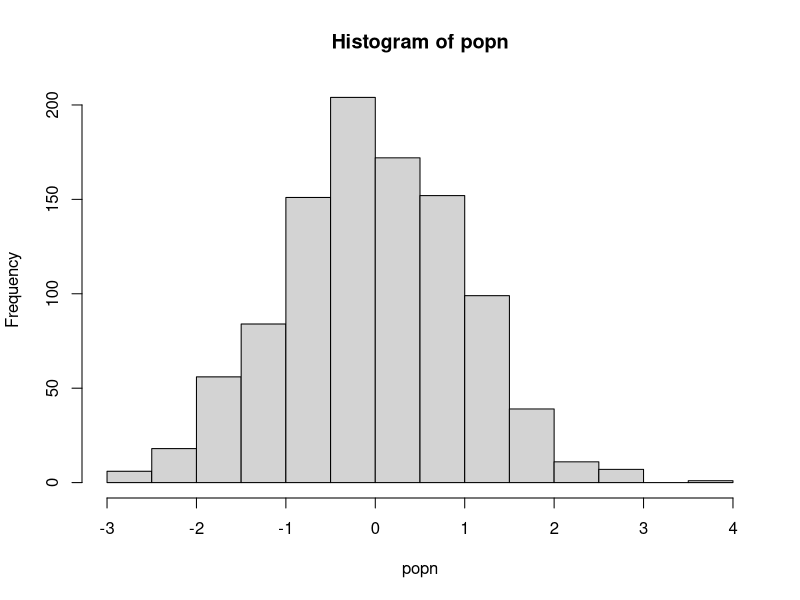

This chart was generated by the following R code:
##### Functions #####

## a function to take a sample of size n from a population "popn" and return its mean
myexperiment<-function(popn,n){
  pop_sample<-sample(popn,n,replace = F)
  return(mean(pop_sample))
}

## calculate means using a for loop without preallocation:
loopy_sample1<-function(popn,n,num){
  result1<-vector() ## initialize empty vector of size 1
  for(i in 1:num){
    result1<-c(result1,myexperiment(popn,n))
  }
  return(result1)
}

## to run "num" iterations of the experiment using a for loop on a vector with preallocation:
loopy_sample2<-function(popn,n,num){
  result2<-vector(,num) ## preallocate expected size
  for(i in 1:num){
    result2[i]<-myexperiment(popn,n)
  }
  return(result2)
}

## to run "num" iterations of the experiment using a for loop on a list with preallocation:
loopy_sample3<-function(popn,n,num){
  result3<-vector("list",num) ## preallocate expected size
  for(i in 1:num){
    result3[i]<-myexperiment(popn,n)
  }
  return(result3)
}

## to run "num" iterations of the experiment using vectorization with lapply:
lapply_sample<-function(popn,n,num){
  result4<-lapply(1:num,function(i) myexperiment(popn,n))
  return(result4)
}

## to run "num" iterations of the experiment using vectorization with lapply:
sapply_sample<-function (popn,n,num){
  result5<-sapply(1:num,function(i) myexperiment(popn,n))
  return(result5)
}

popn<-rnorm(1e3) ## generate the population
hist(popn)